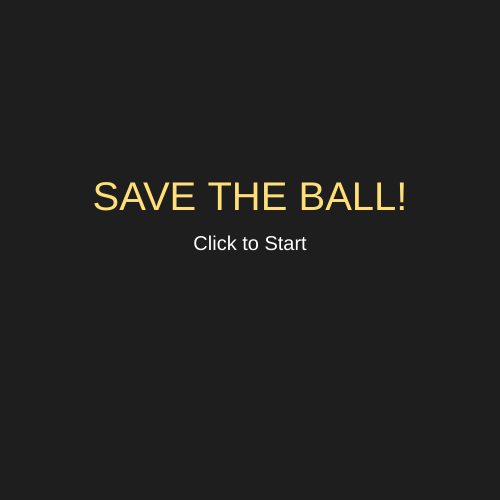
Frame 1 (no input)
Frame 60 (no input): identical to frame 1, image omitted
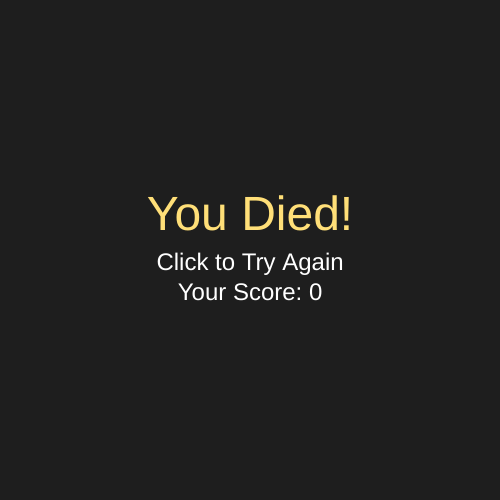
Frame 120 (the mouse pressed at the canvas centre since frame 60)

The p5.js sketch that drew these frames (run headless with seeded random() and noise() and a simulated clock; from frame 60 on, the mouse is pressed at the canvas centre):

// p5.js sketch
// ── sketch.js
// These are the functions that I used in my game. Just like what is in the lecture, ball x and y are defined as the position of the balls, ballSpeed x and y determines how fast the ball moves, while paddle x and w are defined as the horizontal position and the width of the paddle.
let ballX, ballY, ballSpeedX, ballSpeedY;
let paddleX, paddleW;

// This is the starting point of the score.
let score = 0;

// For this one, titlescreen is a user defined variable which I made so that there will be a title page that will be seen, gameOver is a pre-defined function where it will determine if the program is gonna run or stop.
let titlescreen = false;
let gameOver = false;

// This is where the game will be called if the game is about to start.
function setup() {
  createCanvas(500, 500);
  startGame();
}

function draw() {

  background(30);

  // This is the title screen.
  if (titlescreen == false) {
    
    // These are the dimensions of the Title Page.
    fill(255, 223, 120); 
    textAlign(CENTER);
    textSize(40);
    text("SAVE THE BALL!", width / 2, height / 2 - 40);

    fill(255);
    textSize(20);
    text("Click to Start", width / 2, height / 2);
  }

  else {

    // This is the Game Over page.
    if (gameOver == true) {
      
      // These are the dimensions of the Game Over page.
      fill(255, 223, 120);
      textAlign(CENTER);
      textSize(48);
      text("You Died!", width / 2, height / 2 - 20);

      fill(255);
      textSize(24);
      text("Click to Try Again", width / 2, height / 2 + 20);
      text("Your Score: " + score, width / 2, height / 2 + 50);
    }

    // This is the flow of the game.
    else {

      // This part is the combined element of the ball position and the speed of the ball.
      ballX += ballSpeedX;
      ballY += ballSpeedY;

      
      // This one is if the ball hits the wall, that is why its negative so it will bounce back either left or right.
      if (ballX < 0 || ballX > width) {
        ballSpeedX *= -1;
      }

      // Same thing here, but it bounces upwards.
      if (ballY < 0) {
        ballSpeedY *= -1;
      }

      
      // This here, just like in Mouse Trails, it follows the paddle from left to right, but since I'm using constrain, it will not follow the mouse cursor if I hover it upwards or in any motion, since constrain is used to set a fixed position for an element, that is why it only follows a certain range. (based on what I understand).
      paddleX = constrain(mouseX, 0, width - paddleW);

      // This one is if the ball collides with the paddle.
      if (
        ballX > paddleX &&
        ballX < paddleX + paddleW &&
        ballY + 10 >= height - 20
      ) {
        ballSpeedY *= -1; // This one will hit the ball upwards if it hits the paddle.
        score++; // Once the ball successfully hits the paddle, a single point of score would be added.
      }

      // This one here, if the ball did not hit the paddle, the game will be over.
      if (ballY > height) {
        gameOver = true;
      }

      // This is the dimensions and palette of the ball.
      fill(173, 216, 230);
      ellipse(ballX, ballY, 20);

      // This is the dimensions and palette of the paddle.
      fill(255, 223, 120);
      rect(paddleX, height - 20, paddleW, 10);

      // This one is the dimensions of the Score text.
      fill(255, 223, 120);
      textSize(20);
      textAlign(LEFT);
      text("Score: " + score, 10, 20);
    }
  }
}

// This one will act like the interactivities, mousePressed() function is used when theres a certain element, variable, or function that needs to be interacted with.
function mousePressed() {

  // This one is the title screen, if the conditions are met just like what is shown on the LINE 9, the game will proceed and start the game, otherwise it will not start.
  if (titlescreen == false) {
    titlescreen = true;
  }

  // Same thing here, but this one is for Game Over. If conditions are met just like what is shown on the LINE 10, the game will ask the user to play the game again, otherwise it will not proceed.
  else {
    if (gameOver == true) {
      startGame();
    }
  }
}

// This is the controls of the paddle and the ball.
function startGame() {

  // These are the starting point of the ball on where it will drop.
  ballX = width / 2;
  ballY = height / 2;
  
  // This is the speed of the ball, I made it kinda fast and made the paddle kinda small so its more challenging and exciting.
  ballSpeedX = 7;
  ballSpeedY = 7;
  paddleW = 50;

  // This is the starting point of the score, it will start to 0 and then it will increase. If lost you will receive your total score.
  score = 0;

  // These are the two important things for the game to progress, just like what I've mentioned above, if the conditions are met for the titlescreen, it will then start the game, then for the gameOver, if the conditions are met, the players are asked to play the game again, otherwise the game will not run or proceed.
  titlescreen = false;
  gameOver = false;
  
}
